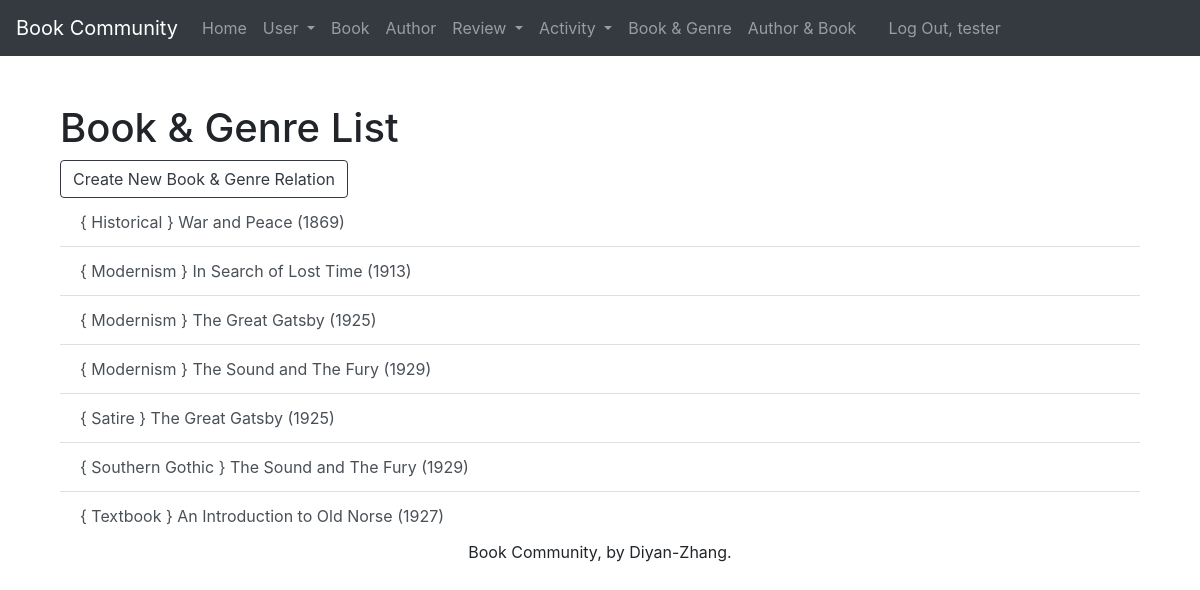
Screenshot of /book_genre/ (signed in) with the database file from the repository.
### webinfo/models.py (models this page shows, shortened)
class Explain(models.Model):
    explain_id = models.AutoField(primary_key=True)
    book = models.ForeignKey(Book, related_name='explains', on_delete=models.PROTECT)
    type = models.ForeignKey(Type, related_name='explains', on_delete=models.PROTECT)
    def __str__(self):
        return '{ %s } %s' % (self.type, self.book)
    def get_absolute_url(self):
        return reverse('webinfo_explain_detail_urlpattern',
                       kwargs={'pk': self.pk}
                       )
    class Meta:
        ordering = ['type', 'book']
        constraints = [
            UniqueConstraint(fields=['book', 'type'], name='unique_explain')
        ]

class Type(models.Model):
    type_id = models.AutoField(primary_key=True)
    type = models.CharField(max_length=45, unique=True)
    def __str__(self):
        return '%s' % self.type
    class Meta:
        ordering = ['type']

class Book(models.Model):
    book_id = models.AutoField(primary_key=True)
    book_name = models.CharField(max_length=225)
    textbook_or_not = models.BooleanField(default=False)
    year = models.ForeignKey(Year, related_name='books', on_delete=models.PROTECT)
    publisher = models.ForeignKey(Publisher, related_name='books', on_delete=models.PROTECT)
    def __str__(self):
        return '%s (%s)' % (self.book_name, self.year.year)
    class Meta:
        ordering = ['book_name', 'year', 'publisher']
        constraints = [
            UniqueConstraint(fields=['book_name', 'year', 'publisher'], name='unique_book')
        ]

class Year(models.Model):
    year_id = models.AutoField(primary_key=True)
    year = models.IntegerField(unique=True)
    class Meta:
        ordering = ['year']

### webinfo/views.py (the view)
class ExplainList(LoginRequiredMixin, PermissionRequiredMixin, ListView):
    model = Explain
    permission_required = 'webinfo.view_explain'

### webinfo/templates/webinfo/explain_list.html (shortened to what this page needs)
{% extends 'webinfo/base.html' %}
{% block org_content %}
<h1 class="mt-5"> Book & Genre List</h1>
    {% if perms.webinfo.add_explain %}
        <div class="mobile">
            <a href="{% url 'webinfo_explain_create_urlpattern' %}"
            class="btn btn-outline-dark">
                Create New Book & Genre Relation</a>
        </div>
    {% endif %}
    <ul class="list-group list-group-flush">
        {% for explain in explain_list %}
            <a href="{{ explain.get_absolute_url }}" class="list-group-item list-group-item-action">{{ explain }}</a>
        {% empty %}
            <em>There is no book-to-genre correspondence.</em>
        {% endfor %}
    </ul>
{% endblock %}

### webinfo/templates/webinfo/base.html (shortened to what this page needs)
{% load static %}
<!DOCTYPE html>
<html lang="en">
<head>
    <link rel="stylesheet" href="https://cdn.jsdelivr.net/npm/bootstrap@4.6.1/dist/css/bootstrap.min.css">
</head>
<body>
<nav class="navbar navbar-expand-lg navbar-dark bg-dark">
  <a class="navbar-brand" href="#">Book Community</a>
  <div class="collapse navbar-collapse" id="navbarNav">
      <ul class="navbar-nav">
          <li class="nav-item">
              <a class="nav-link" href="{% url 'home_urlpattern' %}">Home</a>
          </li>
          <li class="nav-item dropdown">
              <a class="nav-link dropdown-toggle" href="#" id="navbarDropdownMenuLink" role="button" data-toggle="dropdown" aria-expanded="false">
                  User
              </a>
          </li>
          {% if perms.webinfo.view_book %}
              <li class="nav-item">
                  <a class="nav-link" href="{% url 'webinfo_book_list_urlpattern' %}">Book</a>
              </li>
          {% endif %}
          {% if perms.webinfo.view_author %}
              <li class="nav-item">
                  <a class="nav-link" href="{% url 'webinfo_author_list_urlpattern' %}">Author</a>
              </li>
          {% endif %}
          <li class="nav-item dropdown">
              <a class="nav-link dropdown-toggle" href="#" id="navbarDropdownMenuLink" role="button" data-toggle="dropdown" aria-expanded="false">
                  Review
              </a>
          </li>
          <li class="nav-item dropdown">
              <a class="nav-link dropdown-toggle" href="#" id="navbarDropdownMenuLink" role="button" data-toggle="dropdown" aria-expanded="false">
                  Activity
              </a>
          </li>
          {% if perms.webinfo.view_explain %}
              <li class="nav-item">
                  <a class="nav-link" href="{% url 'webinfo_explain_list_urlpattern' %}">Book & Genre</a>
              </li>
          {% endif %}
          {% if perms.webinfo.view_write %}
              <li class="nav-item">
                  <a class="nav-link" href="{% url 'webinfo_write_list_urlpattern' %}">Author & Book</a>
              </li>
          {% endif %}
      </ul>
      <ul class="navbar-nav px-3">
            {% if user.is_authenticated %}
                <li class="nav-item text-nowrap"><a class="nav-link" href="{% url 'logout_urlpattern' %}">
                    Log Out, {{ user.get_username }}</a></li>
            {% else %}
                <li class="nav-item text-nowrap"><a class="nav-link" href="{% url 'login_urlpattern' %}">
                    Log In</a></li>
            {% endif %}
      </ul>
  </div>
</nav>
<main role="main" class="flex-shrink-0">
    <div class="container">
        {% block content %}
            <div class="container">
                {% block org_content %}{% endblock %}
            </div>
        {% endblock %}
    </div>
</main>
 <footer class="mastfoot mt-auto">
    <div class="inner">
      <p class="text-center">Book Community, by Diyan-Zhang.</p>
    </div>
 </footer>
</body>
</html>

### rows the page displays
Explain: type+book "{ Historical } War and Peace (1869)"
Explain: type+book "{ Modernism } In Search of Lost Time (1913)"
Explain: type+book "{ Modernism } The Great Gatsby (1925)"
Explain: type+book "{ Modernism } The Sound and The Fury (1929)"
Explain: type+book "{ Satire } The Great Gatsby (1925)"
Explain: type+book "{ Southern Gothic } The Sound and The Fury (1929)"
Explain: type+book "{ Textbook } An Introduction to Old Norse (1927)"

### other values shown
{{ user.get_username }} "tester"
